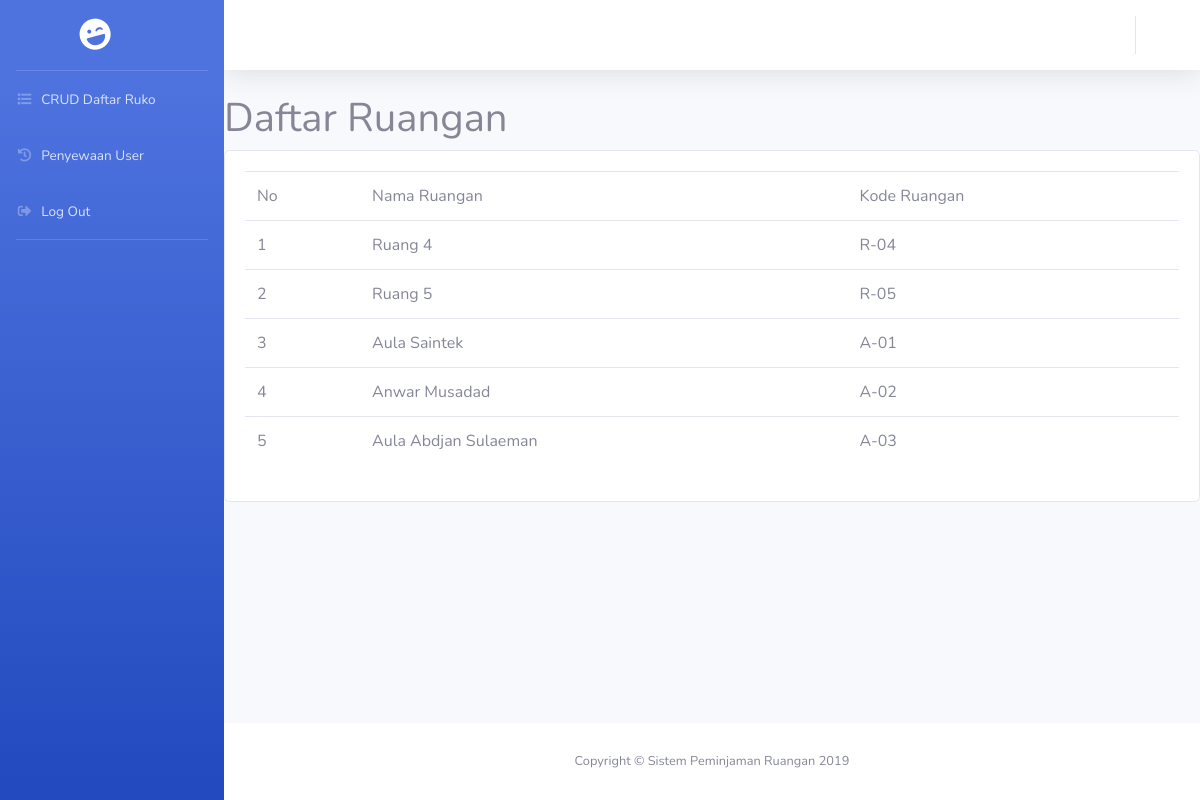
The app's page /index.php/user/daftarRuang with its own data.
### tables this page shows
CREATE TABLE `ruangan` (
  `id` int(11) NOT NULL,
  `nama_ruangan` varchar(200) NOT NULL,
  `kode_ruangan` varchar(200) NOT NULL
);

### application/controllers/User.php (called while the page is built, shortened)
<?php
class User extends CI_Controller {
	public function daftarRuang()
	{
		$data['title'] = "Sistem Peminjaman Ruangan";
		$data['query'] = $this->db->get('Ruangan');
		$data['namauser'] = $this->session->userdata('nama');
		$this->load->view('template/header', $data);
		$this->load->view('user/template/sidebar');
		$this->load->view('user/template/topbar');
		$this->load->view('user/daftarRuangAdmin');
		$this->load->view('user/template/footer');
	}
}

### index.php (called while the page is built, shortened)
<?php
require_once BASEPATH.'core/CodeIgniter.php';

### application/views/user/daftarRuangAdmin.php (the view)
<h1>Daftar Ruangan</h1>
<div class="card">
    <div class="card-body">
        <table class="table">
            <thead>
                <tr>
                    <td>No</td>
                    <td>Nama Ruangan</td>
                    <td>Kode Ruangan</td>
                </tr>
            </thead>
            <tbody>
                <?php $no = 1; ?>
                <?php foreach ($query->result() as $row) { ?>
                    <tr>
                        <td><?= $no++; ?></td>
                        <td><?= $row->nama_ruangan; ?></td>
                        <td><?= $row->kode_ruangan; ?></td>
                    </tr>
                <?php } ?>
            </tbody>
        </table>
    </div>
</div>

### application/views/template/header.php (shortened to what this page needs)
<!DOCTYPE html>
<html lang="en">
<head>
  <link href="<?= base_url('assets');?>/vendor/fontawesome-free/css/all.min.css" rel="stylesheet" type="text/css">
  <link href="<?= base_url('assets');?>/css/sb-admin-2.min.css" rel="stylesheet">
</head>
<body class="bg-gradient-primary">

### application/views/user/template/sidebar.php (shortened to what this page needs)
<div id="wrapper">
  <ul class="navbar-nav bg-gradient-primary sidebar sidebar-dark accordion" id="accordionSidebar">
    <a class="sidebar-brand d-flex align-items-center justify-content-center" href="index.html">
      <div class="sidebar-brand-icon rotate-n-15">
        <i class="fas fa-laugh-wink"></i>
      </div>
    </a>
    <hr class="sidebar-divider my-0">
    <li class="nav-item">
      <a class="nav-link" href="<?= base_url(); ?>user">
        <i class="fas fa-fw fa-list"></i>
        <span>CRUD Daftar Ruko</span></a>
    </li>
    <li class="nav-item">
      <a class="nav-link" href="<?= base_url(); ?>user/histori">
        <i class="fas fa-fw fa-history"></i>
        <span>Penyewaan User</span></a>
    </li>
    <li class="nav-item">
      <a class="nav-link" href="<?= base_url();?>user/logout" data-toggle="modal" data-target="#logoutModal">
        <i class="fas fa-fw fa-sign-out-alt"></i>
        <span>Log Out</span></a>
    </li>
    <hr class="sidebar-divider d-none d-md-block">
  </ul>

### application/views/user/template/topbar.php (shortened to what this page needs)
<div id="content-wrapper" class="d-flex flex-column">
  <div id="content">
    <nav class="navbar navbar-expand navbar-light bg-white topbar mb-4 static-top shadow">
      <ul class="navbar-nav ml-auto">
        <li class="nav-item dropdown no-arrow">
          <a class="nav-link dropdown-toggle" href="#" id="userDropdown" role="button" data-toggle="dropdown" aria-haspopup="true" aria-expanded="false">
          </a>
        </li>
      </ul>
    </nav>

### application/views/user/template/footer.php (shortened to what this page needs)
</div>
<footer class="sticky-footer bg-white">
  <div class="container my-auto">
    <div class="copyright text-center my-auto">
      <span>Copyright &copy; <?= $title ?> 2019</span>
    </div>
  </div>
</footer>
</div>
</div>

### records on screen
ruangan: nama_ruangan "Ruang 4", kode_ruangan "R-04"
ruangan: nama_ruangan "Ruang 5", kode_ruangan "R-05"
ruangan: nama_ruangan "Aula Saintek", kode_ruangan "A-01"
ruangan: nama_ruangan "Anwar Musadad", kode_ruangan "A-02"
ruangan: nama_ruangan "Aula Abdjan Sulaeman", kode_ruangan "A-03"

### other values on screen
$title "Sistem Peminjaman Ruangan"
